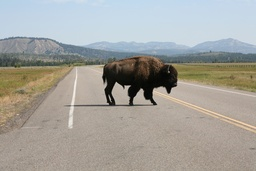
#> input picture Buffalo.jpg, 256 x 171 px, shrunk from 736 x 491 before the run
$ python plot_face_segmentation.py   (older library calls are emulated)
#> lines starting #> are read from the running program, lines starting #| are printed output that depends on the picture
"""
===================================================
Segmenting the picture of a raccoon face in regions
===================================================

This example uses :ref:`spectral_clustering` on a graph created from
voxel-to-voxel difference on an image to break this image into multiple
partly-homogeneous regions.

This procedure (spectral clustering on an image) is an efficient
approximate solution for finding normalized graph cuts.

There are two options to assign labels:

* with 'kmeans' spectral clustering will cluster samples in the embedding space
  using a kmeans algorithm
* whereas 'discrete' will iteratively search for the closest partition
  space to the embedding space.
"""

# Author: Gael Varoquaux <gael.varoquaux@normalesup.org>, Brian Cheung
# License: BSD 3 clause

import time
import math

import numpy as np
import scipy as sp
import matplotlib.pyplot as plt
import matplotlib.pylab as lab

from sklearn.feature_extraction import image
from sklearn.cluster import spectral_clustering
from sklearn.cluster import AgglomerativeClustering

# Read in the image
input_image_full = lab.imread("Buffalo.jpg")
#> input_image_full is the input picture: shape (171, 256, 3); mean R, G, B 163.4, 162, 156.4

# Resize it to 10% of the original size to speed up the processing
input_image = sp.misc.imresize(input_image_full, 0.3) / 255.
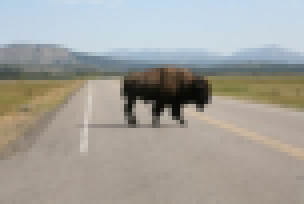
#> input_image: shape (51, 76, 3) float64 (shown 4 times larger); mean R, G, B 0.641, 0.635, 0.613


'''
graph = np.zeros((input_image.shape[0] * input_image.shape[1], input_image.shape[0] * input_image.shape[1] ))
for i in range (0, input_image.shape[0]):
    for j in range (0, input_image.shape[1]):
        for i2 in range(i, input_image.shape[0]):
            for j2 in range(i, input_image.shape[1]):
                dist_sum = 0
                for c in range (0, input_image.shape[2]):
                    dist_sum += (input_image[i2, j2, c] - input_image[i, j, c])**2
                first_idx = i * input_image.shape[1] + j
                second_idx = i2 * input_image.shape[1] + j2

                dist = math.sqrt(dist_sum) / math.sqrt(3)
                graph[first_idx, second_idx] = dist
                graph[second_idx, first_idx] = dist
'''

input_image_gray = np.zeros((input_image.shape[0], input_image.shape[1]))

print(input_image_gray.shape)
#| (51, 76)

for i in range (0, input_image.shape[0]):
    for j in range (0, input_image.shape[1]):
        input_image_gray[i, j] = 0
        '''
        input_image_gray[i, j] += input_image[i, j, 2] * 0.299
        input_image_gray[i, j] += input_image[i, j, 1] * 0.587
        input_image_gray[i, j] += input_image[i, j, 0] * 0.114
        '''

        input_image_gray[i, j] += input_image[i, j, 0] * 0.2125
        input_image_gray[i, j] += input_image[i, j, 1] * 0.7154
        input_image_gray[i, j] += input_image[i, j, 2] * 0.0721
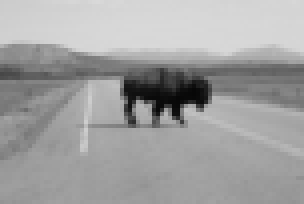
#> input_image_gray: shape (51, 76) float64 (shown 4 times larger); min 0.0302, max 0.853, mean 0.635

print("GRAYSCALED")

graph = image.img_to_graph(input_image_gray)

print("GRAPHED")
print(graph.shape)
#| (3876, 3876)
print(type(graph.data))
#| <class 'numpy.ndarray'>

# Take a decreasing function of the gradient: an exponential
# The smaller beta is, the more independent the segmentation is of the
# actual image. For beta=1, the segmentation is close to a voronoi
beta = 5
eps = 1e-6
graph.data = np.exp(-beta * graph.data / (graph.data.std() + eps)) + eps
#> graph.data = 19126 values, max 1 at index 1, min 1.08e-06 at index 15274, mean 0.627

print("EXPONENTIALED")

# Apply spectral clustering (this step goes much faster if you have pyamg
# installed)
N_REGIONS = 15

#############################################################################
# Visualize the resulting regions

t0 = time.time()
labels = spectral_clustering(graph, n_clusters=N_REGIONS, random_state=1)
#> labels = 3876 values, max 14 at index 60, min 0 at index 1934, mean 7.6

t1 = time.time()
labels = labels.reshape((input_image.shape[0], input_image.shape[1]))
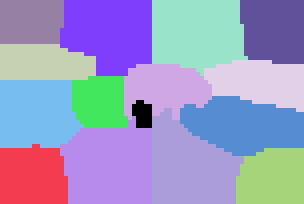
#> labels: shape (51, 76) int32 (shown 4 times larger); 15 distinct labels, from 0 to 14; one colour per label, 0 black

plt.figure(figsize=(5, 5))
# plt.imshow(input_image, cmap=plt.cm.gray)
for l in range(N_REGIONS):
    plt.contour(labels == l, contours=1,
                colors=[plt.cm.spectral(l / float(N_REGIONS))])
plt.xticks(())
plt.yticks(())
title = 'Spectral clustering: %s, %.2fs' % ("kmeans", (t1 - t0))
print(title)
plt.title(title)
plt.show()
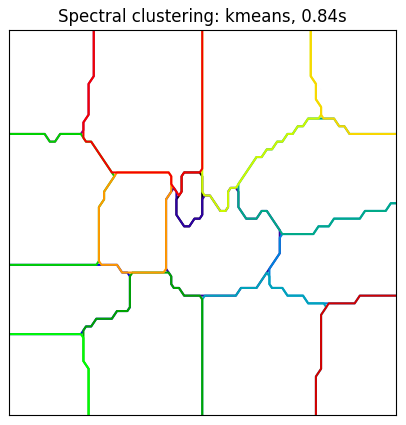
#> figure drawn by matplotlib, 1 panel


'''
# #############################################################################
# Compute clustering
print("Compute structured hierarchical clustering...")
st = time.time()
ward = AgglomerativeClustering(n_clusters=N_REGIONS, linkage='ward')

ward.fit(graph)
label = np.reshape(ward.labels_, (input_image.shape[0], input_image.shape[1]))
print("Elapsed time: ", time.time() - st)
print("Number of pixels: ", label.size)
print("Number of clusters: ", np.unique(label).size)

# #############################################################################
# Plot the results on an image
plt.figure(figsize=(5, 5))
plt.imshow(input_image)
for l in range(N_REGIONS):
    plt.contour(label == l, contours=1,
                colors=[plt.cm.spectral(l / float(N_REGIONS)), ])
plt.xticks(())
plt.yticks(())
plt.show()
'''

$ run again, with Crossing.jpg copied over Buffalo.jpg
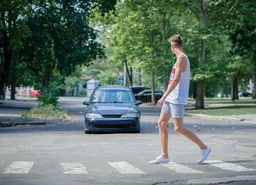
#> input picture Crossing.jpg, 256 x 185 px, shrunk from 800 x 579 before the run
#> input_image_full is the input picture: shape (185, 256, 3); mean R, G, B 101.4, 119, 109.5
#| (55, 76)
#> after the loop `for i in range (0, input_image.shape[0]):`:
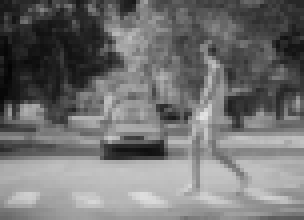
#> input_image_gray: shape (55, 76) float64 (shown 4 times larger); min 0.0188, max 0.894, mean 0.45
#| (4180, 4180)
#| <class 'numpy.ndarray'>
#> `labels = spectral_clustering(graph, n_clusters=N_REGIONS, random_state..`: labels = 4180 values, max 14 at index 54, min 0 at index 15, mean 7.01
#> `plt.show()`:
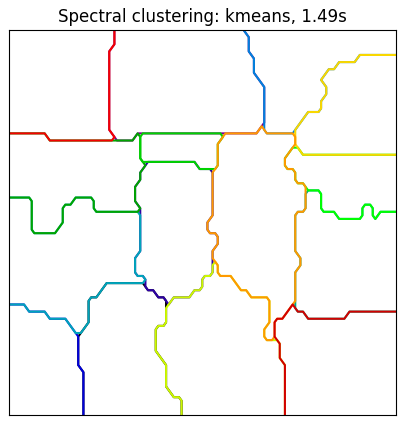
#> figure drawn by matplotlib, 1 panel

$ run again, with Stoplight.jpg copied over Buffalo.jpg
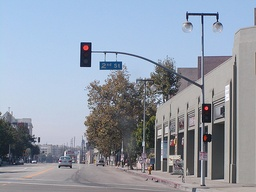
#> input picture Stoplight.jpg, 256 x 192 px, shrunk from 500 x 375 before the run
#> input_image_full is the input picture: shape (192, 256, 3); mean R, G, B 146.1, 155.1, 169.3
#| (57, 76)
#> after the loop `for i in range (0, input_image.shape[0]):`:
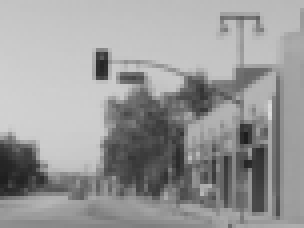
#> input_image_gray: shape (57, 76) float64 (shown 4 times larger); min 0.115, max 0.861, mean 0.605
#| (4332, 4332)
#| <class 'numpy.ndarray'>
#> `labels = spectral_clustering(graph, n_clusters=N_REGIONS, random_state..`: labels = 4332 values, max 14 at index 1287, min 0 at index 58, mean 6.57
#> `plt.show()`:
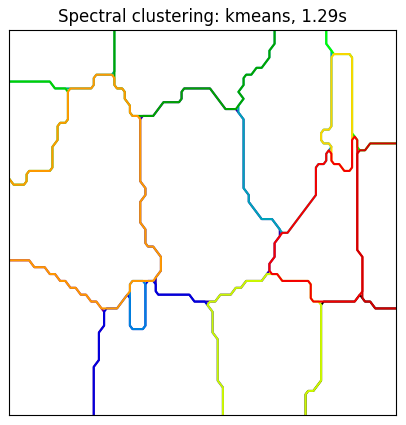
#> figure drawn by matplotlib, 1 panel
